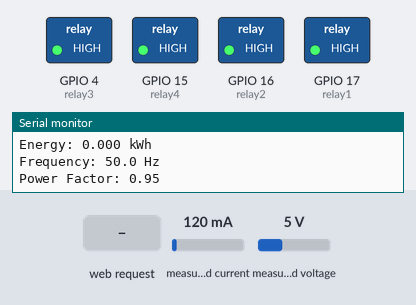
This sketch was run on a simulated ESP32. On the bench: switched loads named in the sketch (green lamp = pin HIGH), the last lines printed to the serial monitor. The inputs (shaded band) are chosen by the test bench; at power-on: measured current 120 mA, measured voltage 5 V. WiFi joins after 1.5 s; servers stay silent unless stated.

Above: at 3.2 s.
3.3 s: HTTP request GET /relay1/on received
At 5.7 s:
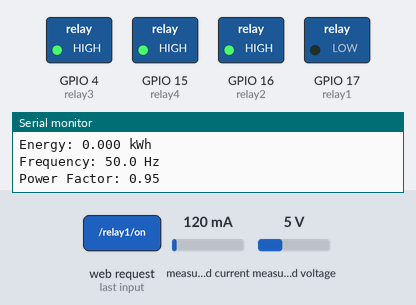
6.0 s: HTTP request GET /relay2/on received
At 7.2 s:
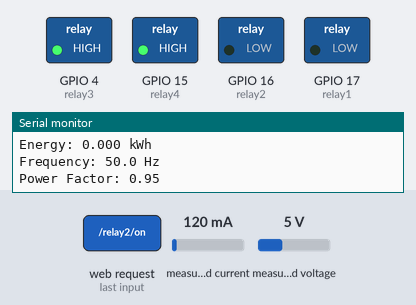
7.5 s: HTTP request GET /relay1/off received
At 8.4 s:
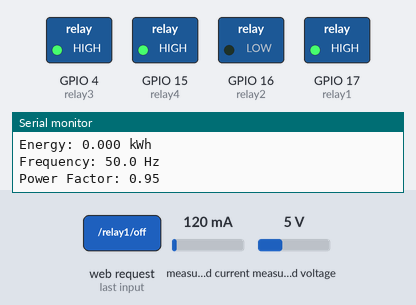
9.1 s: HTTP request GET /relay3/on received
At 9.7 s:
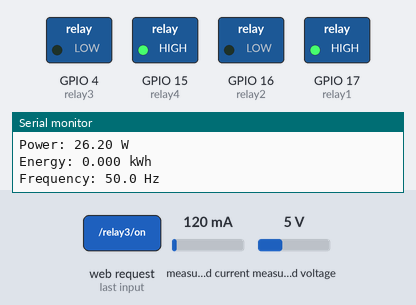
10.6 s: HTTP request GET /relay2/off received
At 11.9 s:
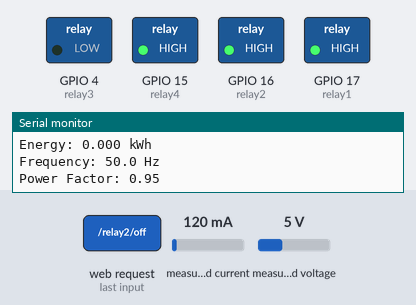
12.2 s: HTTP request GET /relay4/on received
At 13.3 s:
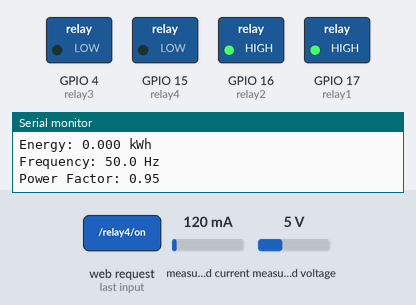
Timing chart, 0 to 14.7 s (numbered marks = the images above; inputs shaded):
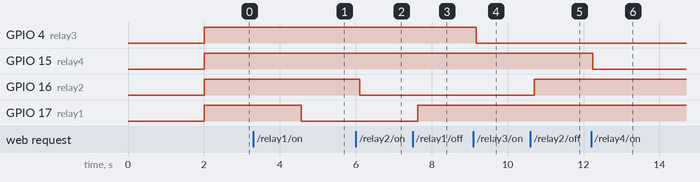

Measured:
- after the input at 3.3 s, GPIO 17 (relay1): HIGH → LOW after 1.3 s
- after the input at 6.0 s, GPIO 16 (relay2): HIGH → LOW after 0.10 s
- after the input at 7.5 s, GPIO 17 (relay1): LOW → HIGH after 0.13 s
- after the input at 9.1 s, GPIO 4 (relay3): HIGH → LOW after 0.07 s
- after the input at 10.6 s, GPIO 16 (relay2): LOW → HIGH after 0.10 s
- after the input at 12.2 s, GPIO 15 (relay4): HIGH → LOW at once

The sketch:

2.Coding_Lengkap-4PZEM_4Relay_Web.ino
```cpp
#include <WiFi.h>
#include <PZEM004Tv30.h>

// WiFi credentials
const char* ssid = "iphone";
const char* password = "12345678";

// Pin untuk PZEM
#define RX_PIN1 32
#define TX_PIN1 33
#define RX_PIN2 25
#define TX_PIN2 26
#define RX_PIN3 21
#define TX_PIN3 22
#define RX_PIN4 12
#define TX_PIN4 13

// Pin untuk relay
const int relay1 = 17;
const int relay2 = 16;
const int relay3 = 4;
const int relay4 = 15;

// HardwareSerial untuk masing-masing PZEM
HardwareSerial serialPZEM1(1);
HardwareSerial serialPZEM2(2);
HardwareSerial serialPZEM3(3);
HardwareSerial serialPZEM4(4);

// Objek PZEM untuk masing-masing modul
PZEM004Tv30 pzem1(serialPZEM1, RX_PIN1, TX_PIN1);
PZEM004Tv30 pzem2(serialPZEM2, RX_PIN2, TX_PIN2);
PZEM004Tv30 pzem3(serialPZEM3, RX_PIN3, TX_PIN3);
PZEM004Tv30 pzem4(serialPZEM4, RX_PIN4, TX_PIN4);

WiFiServer server(80);

void setup() {
    // Initialize Serial for debugging
    Serial.begin(115200);

    // Connecting to WiFi
    WiFi.begin(ssid, password);
    while (WiFi.status() != WL_CONNECTED) {
        delay(1000);
        Serial.println("Connecting to WiFi...");
    }
    Serial.println("Connected to WiFi");

    // Start the web server
    server.begin();

    // Initialize PZEM
    serialPZEM1.begin(9600, SERIAL_8N1, RX_PIN1, TX_PIN1);
    serialPZEM2.begin(9600, SERIAL_8N1, RX_PIN2, TX_PIN2);
    serialPZEM3.begin(9600, SERIAL_8N1, RX_PIN3, TX_PIN3);
    serialPZEM4.begin(9600, SERIAL_8N1, RX_PIN4, TX_PIN4);

    // Initialize relay pins
    pinMode(relay1, OUTPUT);
    pinMode(relay2, OUTPUT);
    pinMode(relay3, OUTPUT);
    pinMode(relay4, OUTPUT);
    digitalWrite(relay1, HIGH);  // Initial state OFF
    digitalWrite(relay2, HIGH);  // Initial state OFF
    digitalWrite(relay3, HIGH);  // Initial state OFF
    digitalWrite(relay4, HIGH);  // Initial state OFF

    Serial.println("Ready to handle relay and PZEM data.");
}

void loop() {
    // Handle incoming client connections
    WiFiClient client = server.available();
    if (client) {
        handleClient(client);
    }

    // Print IP address and free heap memory for debugging
    Serial.print("IP Address: ");
    Serial.println(WiFi.localIP());
    Serial.print("Free heap: ");
    Serial.println(ESP.getFreeHeap());

    // Read PZEM data
    Serial.println("Reading PZEM Data...");
    bacaPZEM(pzem1, 1);
    bacaPZEM(pzem2, 2);
    bacaPZEM(pzem3, 3);
    bacaPZEM(pzem4, 4);

    // Delay to prevent spamming of serial output
    delay(1000);
}

void handleClient(WiFiClient &client) {
    // Read the HTTP request from the client
    String request = client.readStringUntil('\r');
    client.flush();

    // Handle relay control based on the HTTP request
    if (request.indexOf("/relay1/on") != -1) {
        digitalWrite(relay1, LOW);  // Turn on relay1
    } else if (request.indexOf("/relay1/off") != -1) {
        digitalWrite(relay1, HIGH);  // Turn off relay1
    } else if (request.indexOf("/relay2/on") != -1) {
        digitalWrite(relay2, LOW);  // Turn on relay2
    } else if (request.indexOf("/relay2/off") != -1) {
        digitalWrite(relay2, HIGH);  // Turn off relay2
    } else if (request.indexOf("/relay3/on") != -1) {
        digitalWrite(relay3, LOW);  // Turn on relay3
    } else if (request.indexOf("/relay3/off") != -1) {
        digitalWrite(relay3, HIGH);  // Turn off relay3
    } else if (request.indexOf("/relay4/on") != -1) {
        digitalWrite(relay4, LOW);  // Turn on relay4
    } else if (request.indexOf("/relay4/off") != -1) {
        digitalWrite(relay4, HIGH);  // Turn off relay4
    }

    // Read data from PZEM modules
    String pzemData = readPzemData();

    // Send HTTP response with HTML, CSS, and PZEM Data
    String html = "<!DOCTYPE html>";
    html += "<html lang=\"en\">";
    html += "<head>";
    html += "<meta charset=\"UTF-8\">";
    html += "<meta name=\"viewport\" content=\"width=device-width, initial-scale=1.0\">";
    html += "<title>Relay and PZEM Control</title>";
    html += "<style>";
    html += "body { font-family: Arial, sans-serif; background-color: #f4f4f4; margin: 0; padding: 0; display: flex; justify-content: center; align-items: center; height: 100vh; }";
    html += ".container { background-color: #ffffff; border-radius: 8px; padding: 20px; box-shadow: 0 4px 8px rgba(0, 0, 0, 0.1); width: 90%; max-width: 800px; }";
    html += "h1 { text-align: center; color: #333; font-size: 2em; }";
    html += ".relay-buttons { display: flex; flex-wrap: wrap; justify-content: center; gap: 10px; margin-top: 20px; }";
    html += ".button { text-decoration: none; background-color: #4CAF50; color: white; padding: 10px 20px; border-radius: 5px; font-size: 1.1em; transition: background-color 0.3s; }";
    html += ".button:hover { background-color: #45a049; }";
    html += ".status { font-size: 1.2em; margin-top: 20px; text-align: center; color: #333; }";
    html += "table { width: 100%; border-collapse: collapse; margin-top: 20px; }";
    html += "th, td { padding: 12px; text-align: left; border-bottom: 1px solid #ddd; }";
    html += "th { background-color: #4CAF50; color: white; }";
    html += "tr:hover { background-color: #f1f1f1; }";
    html += "</style>";
    html += "</head>";
    html += "<body>";
    html += "<div class=\"container\">";
    html += "<h1>Relay and PZEM Control</h1>";

    html += "<div class=\"relay-buttons\">";
    html += "<a href=\"/relay1/on\" class=\"button\">Relay 1 ON</a>";
    html += "<a href=\"/relay1/off\" class=\"button\">Relay 1 OFF</a>";
    html += "<a href=\"/relay2/on\" class=\"button\">Relay 2 ON</a>";
    html += "<a href=\"/relay2/off\" class=\"button\">Relay 2 OFF</a>";
    html += "<a href=\"/relay3/on\" class=\"button\">Relay 3 ON</a>";
    html += "<a href=\"/relay3/off\" class=\"button\">Relay 3 OFF</a>";
    html += "<a href=\"/relay4/on\" class=\"button\">Relay 4 ON</a>";
    html += "<a href=\"/relay4/off\" class=\"button\">Relay 4 OFF</a>";
    html += "</div>";

    html += "<h2>PZEM Data</h2>";
    html += "<table>";
    html += "<tr><th>Voltage (V)</th><th>Current (A)</th><th>Power (W)</th><th>Energy (kWh)</th><th>Frequency (Hz)</th><th>Power Factor</th></tr>";
    html += pzemData; // Insert the PZEM data in the table
    html += "</table>";

    html += "</div>";
    html += "</body>";
    html += "</html>";

    client.print("HTTP/1.1 200 OK\r\nContent-Type: text/html\r\n\r\n");
    client.print(html);

    client.stop();
}

String readPzemData() {
    String data = "";

    // Read PZEM data for all 4 modules
    for (int i = 0; i < 4; i++) {
        PZEM004Tv30 *pzem;
        switch (i) {
            case 0: pzem = &pzem1; break;
            case 1: pzem = &pzem2; break;
            case 2: pzem = &pzem3; break;
            case 3: pzem = &pzem4; break;
        }

        // Get PZEM data
        float voltage = pzem->voltage();
        float current = pzem->current();
        float power = pzem->power();
        float energy = pzem->energy();
        float frequency = pzem->frequency();
        float pf = pzem->pf();

        // Check if the data is valid
        if (isnan(voltage) || isnan(current) || isnan(power) || isnan(energy) || isnan(frequency) || isnan(pf)) {
            data += "<tr><td colspan='6'>Failed to read PZEM data</td></tr>";
        } else {
            data += "<tr>";
            data += "<td>" + String(voltage, 2) + "</td>";
            data += "<td>" + String(current, 2) + "</td>";
            data += "<td>" + String(power, 2) + "</td>";
            data += "<td>" + String(energy, 3) + "</td>";
            data += "<td>" + String(frequency, 1) + "</td>";
            data += "<td>" + String(pf, 2) + "</td>";
            data += "</tr>";
        }
    }

    return data;
}


void bacaPZEM(PZEM004Tv30 &pzem, int number) {
    float voltage = pzem.voltage();
    float current = pzem.current();
    float power = pzem.power();
    float energy = pzem.energy();
    float frequency = pzem.frequency();
    float pf = pzem.pf();

    if (isnan(voltage) || isnan(current) || isnan(power) || isnan(energy) || isnan(frequency) || isnan(pf)) {
        Serial.println("Failed to read data from PZEM!");
    } else {
        Serial.print("PZEM ");
        Serial.print(number);
        Serial.print(" - Voltage: ");      Serial.print(voltage);      Serial.println(" V");
        Serial.print("Current: ");      Serial.print(current);      Serial.println(" A");
        Serial.print("Power: ");        Serial.print(power);        Serial.println(" W");
        Serial.print("Energy: ");       Serial.print(energy, 3);    Serial.println(" kWh");
        Serial.print("Frequency: ");    Serial.print(frequency, 1); Serial.println(" Hz");
        Serial.print("Power Factor: "); Serial.println(pf);
    }
    Serial.println();
}
```
